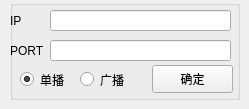
     <widget class="QWidget" name="tab_3">
      <attribute name="title">
       <string>下位机</string>
      </attribute>
      <widget class="QGroupBox" name="groupBox_15">
       <property name="geometry">
        <rect>
         <x>10</x>
         <y>0</y>
         <width>230</width>
         <height>100</height>
        </rect>
       </property>
       <property name="title">
        <string/>
       </property>
       <widget class="QLineEdit" name="udpIP_LineEdit_2">
        <property name="geometry">
         <rect>
          <x>40</x>
          <y>10</y>
          <width>181</width>
          <height>21</height>
         </rect>
        </property>
       </widget>
       <widget class="QLabel" name="label_26">
        <property name="geometry">
         <rect>
          <x>0</x>
          <y>10</y>
          <width>41</width>
          <height>21</height>
         </rect>
        </property>
        <property name="text">
         <string>IP </string>
        </property>
       </widget>
       <widget class="QLineEdit" name="udpPort_LineEdit_2">
        <property name="geometry">
         <rect>
          <x>40</x>
          <y>40</y>
          <width>181</width>
          <height>21</height>
         </rect>
        </property>
       </widget>
       <widget class="QLabel" name="label_27">
        <property name="geometry">
         <rect>
          <x>0</x>
          <y>40</y>
          <width>41</width>
          <height>21</height>
         </rect>
        </property>
        <property name="text">
         <string>PORT</string>
        </property>
       </widget>
       <widget class="QPushButton" name="udpEnter_Btn">
        <property name="geometry">
         <rect>
          <x>142</x>
          <y>65</y>
          <width>81</width>
          <height>28</height>
         </rect>
        </property>
        <property name="text">
         <string>确定</string>
        </property>
       </widget>
       <widget class="QRadioButton" name="unicast_RadioButton">
        <property name="geometry">
         <rect>
          <x>10</x>
          <y>70</y>
          <width>61</width>
          <height>19</height>
         </rect>
        </property>
        <property name="text">
         <string>单播</string>
        </property>
        <property name="checked">
         <bool>true</bool>
        </property>
       </widget>
       <widget class="QRadioButton" name="broadCast_RadioButton">
        <property name="geometry">
         <rect>
          <x>70</x>
          <y>70</y>
          <width>61</width>
          <height>19</height>
         </rect>
        </property>
        <property name="text">
         <string>广播</string>
        </property>
       </widget>
      </widget>
     </widget>
